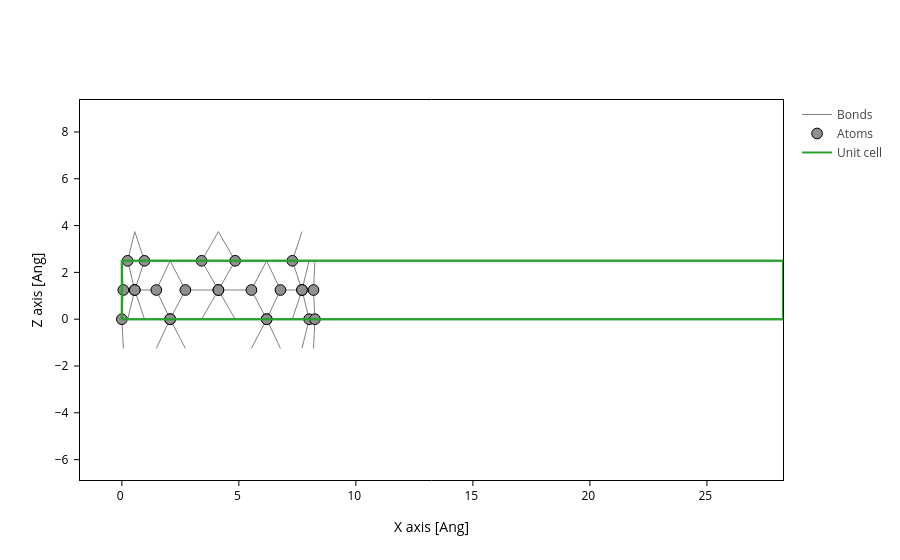

Notebook cell for this chart:
### Code cell
cnt.plot(axes='xz')

### Figure 1 — Plotly figure (JSON) as saved in the notebook; plotly's stock layout.template omitted (floating-point values rounded to 4 significant figures; data arrays with more than 128 entries replaced by an {"elided": "..."} marker saying what was removed)
{"data": [{"line": {"color": "gray", "width": 1}, "meta": {}, "mode": "lines", "name": "Bonds", "opacity": 1, "type": "scatter", "x": {"elided": "1113 float values"}, "y": {"elided": "1113 float values"}}, {"marker": {"color": "#909090", "line": {"color": "black", "width": 1}, "opacity": 1, "size": 10.72}, "meta": {}, "mode": "markers", "name": "Atoms", "opacity": 1, "type": "scatter", "x": [4.125, 4.842, 2.714, 2.063, 6.188, 6.777, 0.9651, 0.5527, 7.698, 8.002, 0.06267, 0.0, 8.251, 8.188, 0.2488, 7.698, 0.5527, 7.285, 1.474, 6.188, 2.063, 5.536, 3.409, 4.125], "y": [1.247, 2.494, 1.247, 0.0, 0.0, 1.247, 2.494, 1.247, 1.247, 0.0, 1.247, 0.0, 0.0, 1.247, 2.494, 1.247, 1.247, 2.494, 1.247, 0.0, 0.0, 1.247, 2.494, 1.247]}, {"meta": {}, "mode": "lines", "name": "Unit cell", "type": "scatter", "x": [0.0, 0.0, 28.25, 28.25, 0.0, 0.0, NaN, 0.0, 0.0, 0.0, 28.25, 28.25, 0.0, NaN, 28.25, 28.25, NaN, 28.25, 28.25], "y": [0.0, 0.0, 0.0, 2.494, 2.494, 0.0, NaN, 2.494, 2.494, 0.0, 0.0, 2.494, 2.494, NaN, 0.0, 0.0, NaN, 2.494, 2.494]}], "layout": {"scene": {"aspectmode": "data", "xaxis": {"title": {"text": "X axis [Ang]"}}, "yaxis": {"title": {"text": "Z axis [Ang]"}}}, "xaxis": {"scaleanchor": "y", "scaleratio": 1, "title": {"text": "X axis [Ang]"}}, "yaxis": {"title": {"text": "Z axis [Ang]"}}}}
